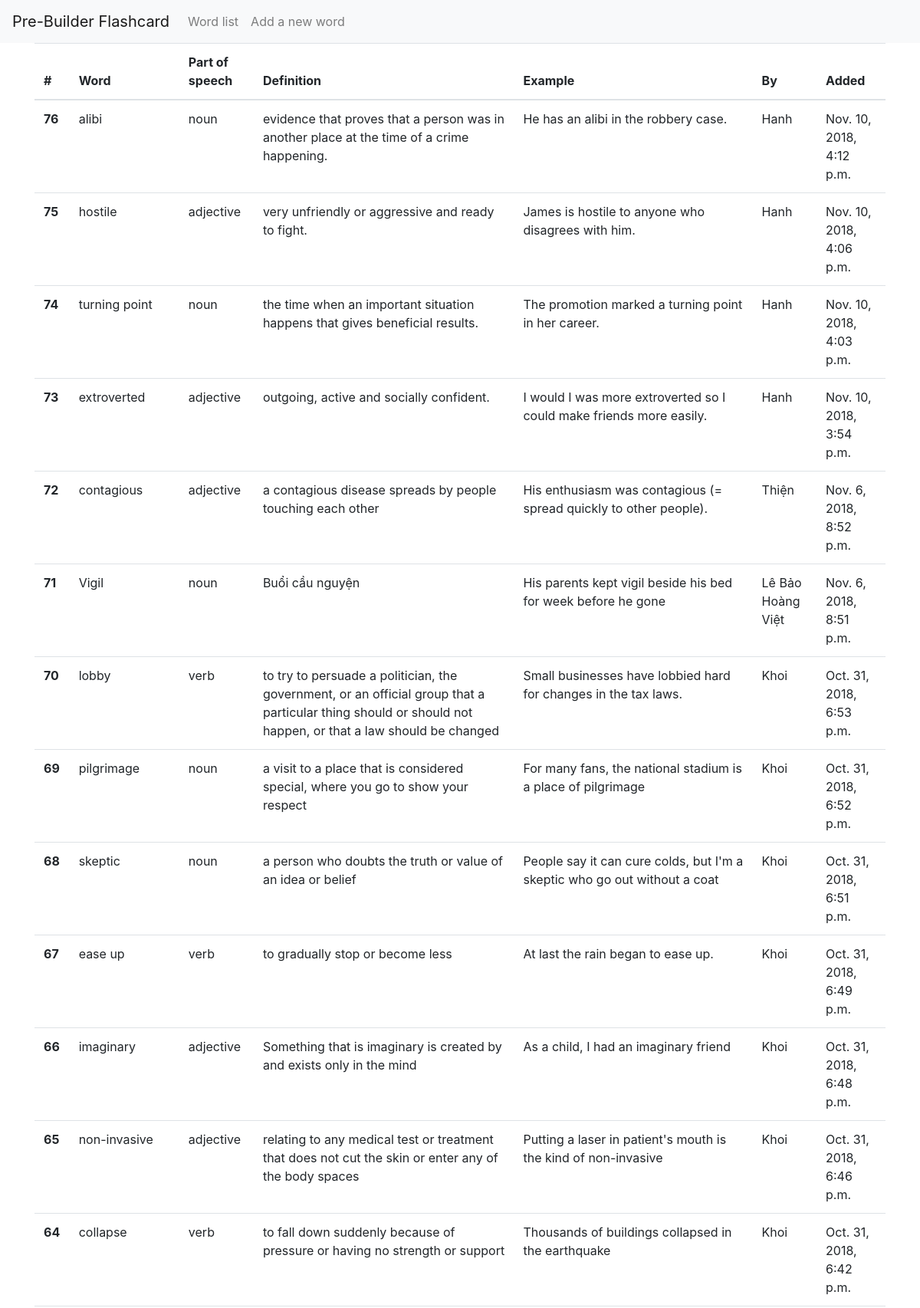
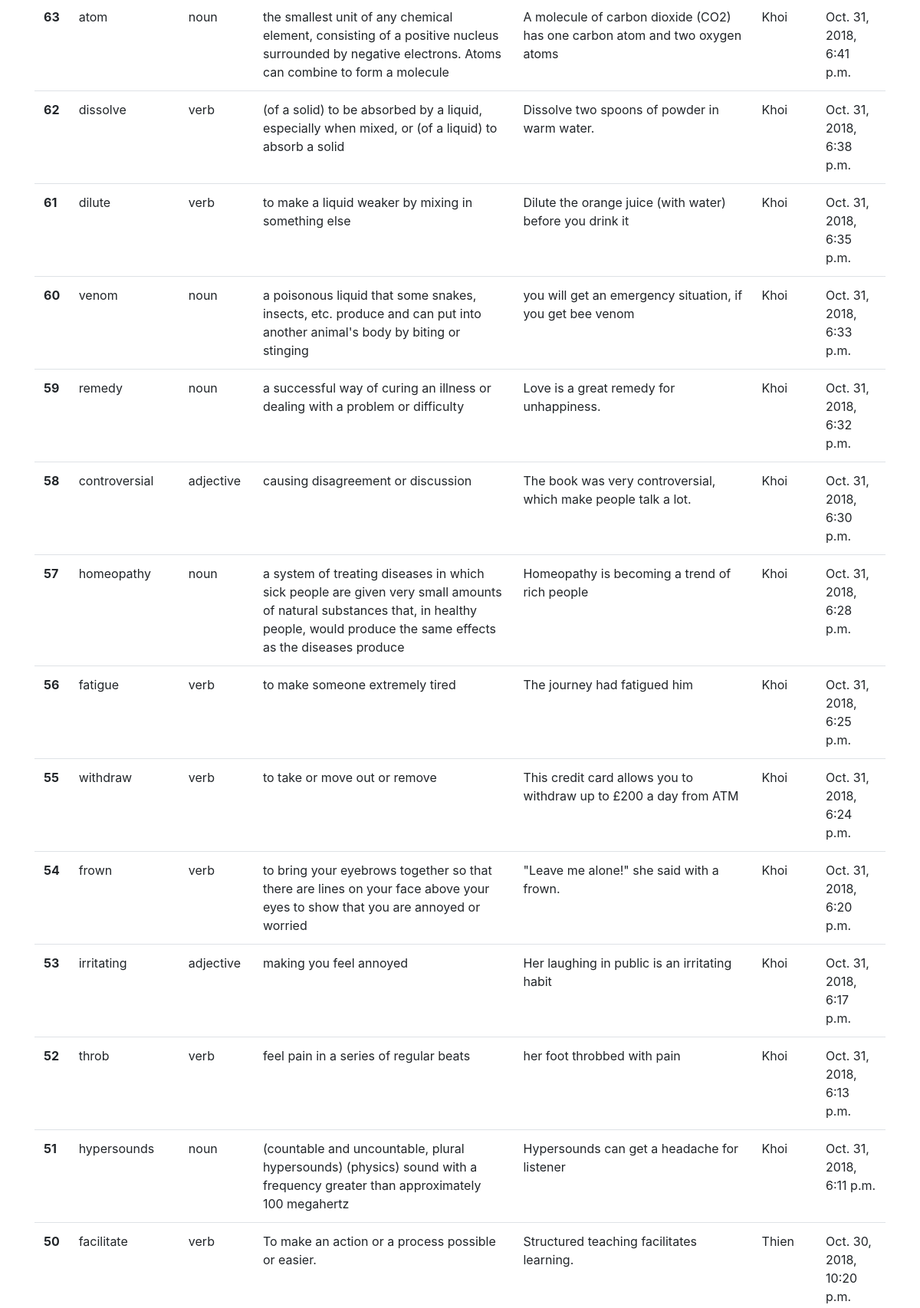
Page /list (upper part) on the committed database (2 pictures, top to bottom).
### flashcard/models.py (models this page shows, shortened)
class Word(models.Model):
    user = models.CharField(max_length = 40)
    word = models.CharField(max_length = 50, unique = True)
    part_of_speech = models.CharField(max_length = 50)
    definition = models.TextField()
    example = models.TextField()
    added = models.DateTimeField(auto_now_add=True)
    class Meta:
        ordering = ('-added',)

### flashcard/views.py (the view)
# urls.py: path("list", views.list_word, name = 'list'),
def list_word(request):
    word_list = Word.objects.all()
    return render(request, 'list.html', {'word_list':word_list})

### template/list.html
{% extends 'base.html' %}
{% block body %}
<div class="container">
    <table class="table">
        <thead>
            <tr>
                <th scope="col">#</th>
                <th scope="col">Word</th>
                <th scope="col">Part of speech</th>
                <th scope="col">Definition</th>
                <th scope="col">Example</th>
                <th scope="col">By</th>
                <th scope="col">Added</th>
            </tr>
        </thead>
        <tbody>
            {% for word in word_list %}
            <tr>
                <th scope="row">{{word.pk}}</th>
                <td>{{word.word}}</td>
                <td>{{word.part_of_speech}}</td>
                <td>{{word.definition}}</td>
                <td>{{word.example}}</td>
                <td>{{word.user}}</td>
                <td>{{word.added}}</td>
            </tr>
            {% endfor %}
        </tbody>
    </table>
</div>
{% endblock %}

### rows in the picture
Word: pk "76", word "alibi", part_of_speech "noun", definition "evidence that proves that a person was in another place at the time of a crime happening.", example "He has an alibi in the robbery case.", user "Hanh", added "Nov. 10, 2018, 4:12 p.m."
Word: pk "75", word "hostile", part_of_speech "adjective", definition "very unfriendly or aggressive and ready to fight.", example "James is hostile to anyone who disagrees with him.", user "Hanh", added "Nov. 10, 2018, 4:06 p.m."
Word: pk "74", word "turning point", part_of_speech "noun", definition "the time when an important situation happens that gives beneficial results.", example "The promotion marked a turning point in her career.", user "Hanh", added "Nov. 10, 2018, 4:03 p.m."
Word: pk "73", word "extroverted", part_of_speech "adjective", definition "outgoing, active and socially confident.", example "I would I was more extroverted so I could make friends more easily.", user "Hanh", added "Nov. 10, 2018, 3:54 p.m."
Word: pk "72", word "contagious", part_of_speech "adjective", definition "a contagious disease spreads by people touching each other", example "His enthusiasm was contagious (= spread quickly to other people).", user "Thiện", added "Nov. 6, 2018, 8:52 p.m."
Word: pk "71", word "Vigil", part_of_speech "noun", definition "Buổi cầu nguyện", example "His parents kept vigil beside his bed for week before he gone", user "Lê Bảo Hoàng Việt", added "Nov. 6, 2018, 8:51 p.m."
Word: pk "70", word "lobby", part_of_speech "verb", definition "to try to persuade a politician, the government, or an official group that a particular thing should or should not happen, or that a law should be changed", example "Small businesses have lobbied hard for changes in the tax laws.", user "Khoi", added "Oct. 31, 2018, 6:53 p.m."
Word: pk "69", word "pilgrimage", part_of_speech "noun", definition "a visit to a place that is considered special, where you go to show your respect", example "For many fans, the national stadium is a place of pilgrimage", user "Khoi", added "Oct. 31, 2018, 6:52 p.m."
Word: pk "68", word "skeptic", part_of_speech "noun", definition "a person who doubts the truth or value of an idea or belief", example "People say it can cure colds, but I'm a skeptic who go out without a coat", user "Khoi", added "Oct. 31, 2018, 6:51 p.m."
Word: pk "67", word "ease up", part_of_speech "verb", definition "to gradually stop or become less", example "At last the rain began to ease up.", user "Khoi", added "Oct. 31, 2018, 6:49 p.m."
Word: pk "66", word "imaginary", part_of_speech "adjective", definition "Something that is imaginary is created by and exists only in the mind", example "As a child, I had an imaginary friend", user "Khoi", added "Oct. 31, 2018, 6:48 p.m."
Word: pk "65", word "non-invasive", part_of_speech "adjective", definition "relating to any medical test or treatment that does not cut the skin or enter any of the body spaces", example "Putting a laser in patient's mouth is the kind of non-invasive", user "Khoi", added "Oct. 31, 2018, 6:46 p.m."
Word: pk "64", word "collapse", part_of_speech "verb", definition "to fall down suddenly because of pressure or having no strength or support", example "Thousands of buildings collapsed in the earthquake", user "Khoi", added "Oct. 31, 2018, 6:42 p.m."
Word: pk "63", word "atom", part_of_speech "noun", definition "the smallest unit of any chemical element, consisting of a positive nucleus surrounded by negative electrons. Atoms can combine to form a molecule", example "A molecule of carbon dioxide (CO2) has one carbon atom and two oxygen atoms", user "Khoi", added "Oct. 31, 2018, 6:41 p.m."
Word: pk "62", word "dissolve", part_of_speech "verb", definition "(of a solid) to be absorbed by a liquid, especially when mixed, or (of a liquid) to absorb a solid", example "Dissolve two spoons of powder in warm water.", user "Khoi", added "Oct. 31, 2018, 6:38 p.m."
Word: pk "61", word "dilute", part_of_speech "verb", definition "to make a liquid weaker by mixing in something else", example "Dilute the orange juice (with water) before you drink it", user "Khoi", added "Oct. 31, 2018, 6:35 p.m."
Word: pk "60", word "venom", part_of_speech "noun", definition "a poisonous liquid that some snakes, insects, etc. produce and can put into another animal's body by biting or stinging", example "you will get an emergency situation, if you get bee venom", user "Khoi", added "Oct. 31, 2018, 6:33 p.m."
Word: pk "59", word "remedy", part_of_speech "noun", definition "a successful way of curing an illness or dealing with a problem or difficulty", example "Love is a great remedy for unhappiness.", user "Khoi", added "Oct. 31, 2018, 6:32 p.m."
Word: pk "58", word "controversial", part_of_speech "adjective", definition "causing disagreement or discussion", example "The book was very controversial, which make people talk a lot.", user "Khoi", added "Oct. 31, 2018, 6:30 p.m."
Word: pk "57", word "homeopathy", part_of_speech "noun", definition "a system of treating diseases in which sick people are given very small amounts of natural substances that, in healthy people, would produce the same effects as the diseases produce", example "Homeopathy is becoming a trend of rich people", user "Khoi", added "Oct. 31, 2018, 6:28 p.m."
Word: pk "56", word "fatigue", part_of_speech "verb", definition "to make someone extremely tired", example "The journey had fatigued him", user "Khoi", added "Oct. 31, 2018, 6:25 p.m."
Word: pk "55", word "withdraw", part_of_speech "verb", definition "to take or move out or remove", example "This credit card allows you to withdraw up to £200 a day from ATM", user "Khoi", added "Oct. 31, 2018, 6:24 p.m."
Word: pk "54", word "frown", part_of_speech "verb", definition "to bring your eyebrows together so that there are lines on your face above your eyes to show that you are annoyed or worried", example "\"Leave me alone!\" she said with a frown.", user "Khoi", added "Oct. 31, 2018, 6:20 p.m."
Word: pk "53", word "irritating", part_of_speech "adjective", definition "making you feel annoyed", example "Her laughing in public is an irritating habit", user "Khoi", added "Oct. 31, 2018, 6:17 p.m."
Word: pk "52", word "throb", part_of_speech "verb", definition "feel pain in a series of regular beats", example "her foot throbbed with pain", user "Khoi", added "Oct. 31, 2018, 6:13 p.m."
Word: pk "51", word "hypersounds", part_of_speech "noun", definition "(countable and uncountable, plural hypersounds) (physics) sound with a frequency greater than approximately 100 megahertz", example "Hypersounds can get a headache for listener", user "Khoi", added "Oct. 31, 2018, 6:11 p.m."
Word: pk "50", word "facilitate", part_of_speech "verb", definition "To make an action or a process possible or easier.", example "Structured teaching facilitates learning.", user "Thien", added "Oct. 30, 2018, 10:20 p.m."
